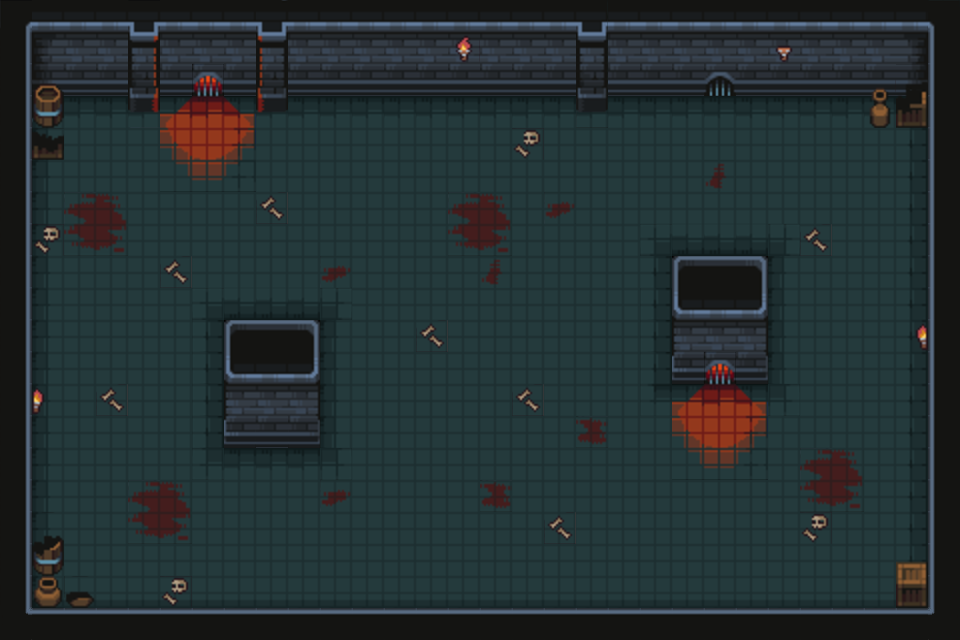

This is a level from a 2D game, rendered from its Tiled map with the project's own tilesets. A one-line summary and the complete map file follow:
An orthogonal 30x20 tile map with 32x32 px tiles, 2 tile layers (Sol, Décor), 4 tilesets and 14 objects (14x Mur).

<map version="1.10" tiledversion="1.11.0" orientation="orthogonal" renderorder="right-down" width="30" height="20" tilewidth="32" tileheight="32" infinite="0" nextlayerid="12" nextobjectid="112">
 <tileset firstgid="1" source="Dungeon_Tileset.tsx" />
 <tileset firstgid="101" source="Donjon.tsx" />
 <tileset firstgid="726" source="Props.tsx" />
 <tileset firstgid="1351" source="coin_mur.tsx" />
 <layer id="8" name="Sol" width="30" height="20">
  <data encoding="csv">
204,101,102,102,452,102,102,102,451,102,102,102,102,102,102,102,102,102,104,102,102,102,102,102,102,102,102,102,103,205,
229,126,127,127,477,127,127,127,476,127,127,127,127,127,127,127,127,127,129,127,127,127,127,127,127,127,127,127,128,230,
229,151,152,152,502,152,552,152,501,152,152,152,152,152,152,152,152,152,154,152,152,152,252,152,152,152,152,152,153,230,
229,105,106,106,106,576,577,578,106,106,106,106,106,106,106,106,106,106,106,106,106,106,106,106,106,106,106,106,107,230,
229,130,131,131,131,601,602,603,131,131,131,131,131,131,131,131,131,131,131,131,131,131,131,131,131,131,131,131,132,230,
229,130,131,131,131,626,627,628,131,131,131,131,131,131,131,131,131,131,131,131,131,131,131,131,131,131,131,131,132,230,
229,130,131,131,131,131,131,131,131,131,131,131,131,131,131,131,131,131,131,131,131,131,131,131,131,131,131,131,132,230,
229,130,131,131,131,131,131,131,131,131,131,131,131,131,131,131,131,131,131,131,1073742005,1073741930,1073741930,1073741930,3221225653,131,131,131,132,230,
229,130,131,131,131,131,131,131,131,131,131,131,131,131,131,131,131,131,131,131,132,176,177,178,130,131,131,131,132,230,
229,130,131,131,131,131,1073742005,1073741930,1073741930,1073741930,3221225653,131,131,131,131,131,131,131,131,131,133,201,202,203,130,131,131,131,132,230,
229,130,131,131,131,131,133,176,177,178,130,131,131,131,131,131,131,131,131,131,133,226,227,228,130,131,131,131,132,230,
229,130,131,131,131,131,133,201,202,203,130,131,131,131,131,131,131,131,131,131,133,251,552,253,130,131,131,131,132,230,
229,130,131,131,131,131,133,226,227,228,130,131,131,131,131,131,131,131,131,131,158,576,577,578,2147483829,131,131,131,132,230,
229,130,131,131,131,131,133,251,152,253,130,131,131,131,131,131,131,131,131,131,131,601,602,603,131,131,131,131,132,230,
229,130,131,131,131,131,181,106,106,106,2147483829,131,131,131,131,131,131,131,131,131,131,626,627,628,131,131,131,131,132,230,
229,130,131,131,131,131,131,131,131,131,131,131,131,131,131,131,131,131,131,131,131,131,131,131,131,131,131,131,132,230,
229,130,131,131,131,131,131,131,131,131,131,131,131,131,131,131,131,131,131,131,131,131,131,131,131,131,131,131,132,230,
229,130,131,131,131,131,131,131,131,131,131,131,131,131,131,131,131,131,131,131,131,131,131,131,131,131,131,131,132,230,
229,155,156,156,156,156,156,156,156,156,156,156,156,156,156,156,156,156,156,156,156,156,156,156,156,156,156,156,157,230,
1351,2684354790,2684354790,2684354790,2684354790,2684354790,2684354790,2684354790,2684354790,2684354790,2684354790,2684354790,2684354790,2684354790,2684354790,2684354790,2684354790,2684354790,2684354790,2684354790,2684354790,2684354790,2684354790,2684354790,2684354790,2684354790,2684354790,2684354790,2684354790,2147484999
</data>
 </layer>
 <layer id="9" name="Décor" width="30" height="20">
  <data encoding="csv">
0,0,0,0,0,0,0,0,0,0,0,0,0,0,0,0,0,0,0,0,0,0,0,0,0,0,0,0,0,0,
0,0,0,0,0,0,0,0,0,0,0,0,0,0,91,0,0,0,0,0,0,0,0,0,93,0,0,0,0,0,
0,727,0,0,0,0,0,0,0,0,0,0,0,0,0,0,0,0,0,0,0,0,0,0,0,0,0,729,776,0,
0,752,0,0,527,0,0,0,526,0,0,0,0,0,0,0,0,0,179,0,0,0,0,0,0,0,0,754,801,0,
0,826,0,0,0,0,0,0,0,0,0,0,0,0,0,0,78,0,0,0,0,0,0,0,0,0,0,0,0,0,
0,0,0,0,0,0,0,0,0,0,0,0,0,0,0,0,0,0,0,131,131,131,386,131,131,131,0,0,0,0,
0,0,409,410,0,0,0,131,69,131,131,131,131,131,409,410,131,385,131,0,0,0,0,0,0,0,0,0,0,0,
0,78,434,435,0,131,131,131,0,0,131,0,0,131,434,435,0,0,0,0,0,0,0,0,0,69,0,0,0,0,
0,0,0,0,131,69,0,0,0,0,385,131,0,0,0,386,131,0,0,0,0,0,0,0,0,0,0,0,0,0,
0,0,0,0,131,0,0,0,0,0,0,0,131,131,0,0,131,0,0,0,0,0,0,0,0,0,0,0,0,0,
0,0,0,0,131,0,0,0,0,0,0,0,0,69,131,0,131,131,0,0,0,0,0,0,0,0,0,0,2147483740,0,
0,0,0,0,131,0,0,0,0,0,0,0,0,0,131,131,0,131,0,0,0,0,0,0,0,0,0,0,0,0,
0,92,0,69,131,0,0,0,0,0,0,0,0,0,0,131,69,131,131,0,0,0,0,0,0,0,0,0,0,0,
0,0,0,0,0,0,0,0,0,0,0,0,0,0,0,0,131,0,433,0,0,0,0,0,0,0,0,0,0,0,
0,0,0,0,0,0,0,0,0,0,0,0,0,0,0,131,131,0,131,0,0,0,0,0,0,409,410,0,0,0,
0,0,0,0,409,410,0,0,0,0,385,131,131,131,131,433,0,0,131,131,0,0,0,0,0,434,435,0,0,0,
0,777,0,0,434,435,0,0,0,0,0,131,131,131,131,131,131,69,131,131,0,0,0,0,0,78,0,0,0,0,
0,802,0,0,0,0,0,0,0,0,0,0,0,0,0,0,0,0,0,0,0,0,0,0,0,0,0,0,726,0,
0,753,803,0,0,78,0,0,0,0,0,0,0,0,0,0,0,0,0,0,0,0,0,0,0,0,0,0,751,0,
0,0,0,0,0,0,0,0,0,0,0,0,0,0,0,0,0,0,0,0,0,0,0,0,0,0,0,0,0,0
</data>
 </layer>
 <objectgroup id="10" name="Collisions">
  <object id="91" type="Mur" x="2.66667" y="0" width="26.6667" height="642.667" />
  <object id="92" type="Mur" x="30.6667" y="614.667" width="932" height="28" />
  <object id="96" type="Mur" x="30.6667" y="-1.33333" width="932" height="80" />
  <object id="98" type="Mur" x="864" y="81.3333" width="64" height="34.6667" />
  <object id="99" type="Mur" x="126.667" y="81.3333" width="30.6667" height="21.3333" />
  <object id="100" type="Mur" x="577.333" y="80" width="30.6667" height="21.3333" />
  <object id="101" type="Mur" x="257.333" y="82.6667" width="30.6667" height="21.3333" />
  <object id="102" type="Mur" x="32" y="80" width="33.3333" height="65.3333" />
  <object id="104" type="Mur" x="33.3333" y="530.667" width="30.6667" height="80" />
  <object id="105" type="Mur" x="65.3333" y="589.333" width="30.6667" height="20" />
  <object id="106" type="Mur" x="898.667" y="564" width="28" height="45.3333" />
  <object id="108" type="Mur" x="929.333" y="80" width="33.3333" height="533.333" />
  <object id="109" type="Mur" x="226.667" y="321.333" width="93.3333" height="110.667" />
  <object id="110" type="Mur" x="674.667" y="258.667" width="93.3333" height="109.333" />
 </objectgroup>
</map>
